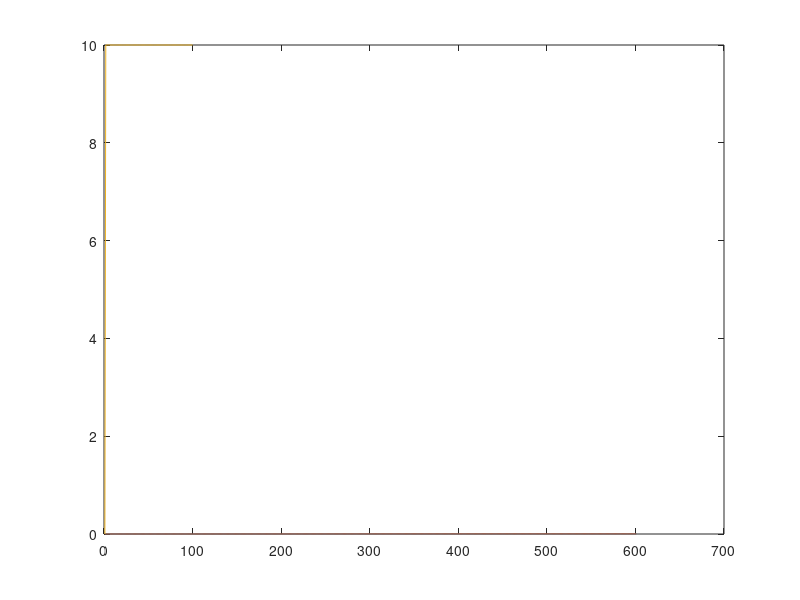

MATLAB code to generate this figure: (Note: this script raises an error after producing the figure.)
%%
in = [0:0.01:6];
w = 0.01;
r_in = in/w;
plot(r_in/sum(r_in));
hold on;
r_in = 1./(1 + exp(-in + 5/2));
plot(r_in/sum(r_in));
%%
r = 0;
r = zeros(1,100);
i = [2:1:100];
r(i) = -r(i-1) + 10;
plot(r);
%%
endtime =150;
nt=endtime/dt;
ply=zeros(2,nt+1);
plx=[0:dt:endtime];
r1 = 1;
r2 = 1;
w = 0.1;
for it=1:nt
    r1 = r1 + 1/(1 + exp(-w*r1 + 5/2));
    ply(1,it) =  r1;
    %r2 = r2 + r2*w;
    %ply(2,it) =  r2;
end
plot(plx,ply);